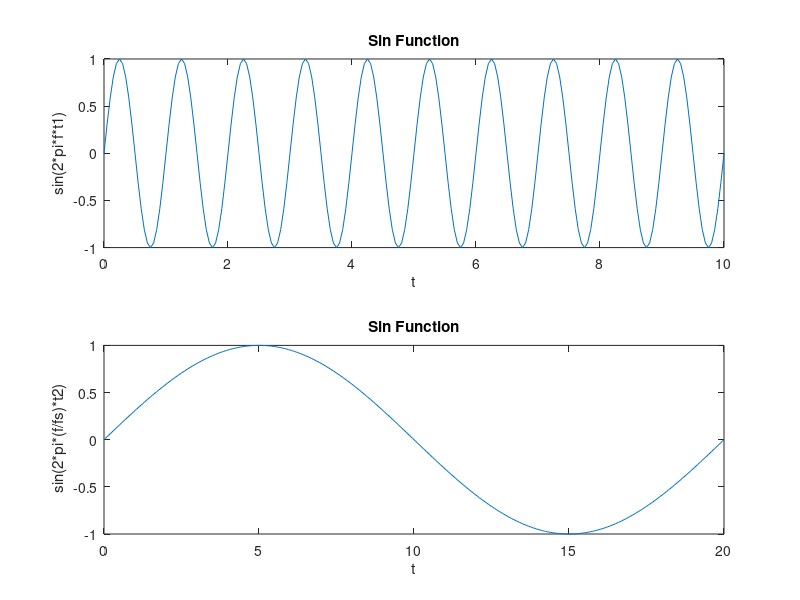

Write the MATLAB code that produced this figure. (Note: this script raises an error after producing the figure.)
%Lab2 DSP

function Lab2() %Function Defination 



 %%%%%*********************************%%%%%   
% 1
         fs = 20 ; %Sampling Frequency 
         f = 1;  %Frequency 
         t1 = [0:1/fs:10];  
         y1 = sin(2*pi*f*t1); 
         figure(1)
         subplot(2,1,1); plot(t1,y1); %Plotting 
         title('Sin Function')  
         xlabel('t')
         ylabel(' sin(2*pi*f*t1) ')
    
         
         t2 = [0:1/fs:20];
         y2 = sin(2*pi*(f/fs)*t2);
         subplot(2,1,2) ;  plot(t2,y2);  %Plotting  
         title('Sin Function')  
         xlabel('t')
         ylabel(' sin(2*pi*(f/fs)*t2)')
        
%%%%%*********************************%%%%% 


%%% 1 Causality 
%%%%%*********************************%%%%% 
   %%% 1.1  
   
       x = step(4,20); % plotting Signal with Step of 4 to 20 
        for k= 1:19
            
            y(k) = x(k)/2+ (x(k+1))/2;
            %Signal is non causal because output depends on x(k) and x(k+1)
        end
         
        %Non Causal System
        subplot(3,1,2); stem(y)
        title('Non Causal System')  
        xlabel('x(k) ')
        ylabel(' y(k) ')
  
    %%% 1.2 
    
        %Making signal causal by shifting it to past.
        for k= 2:20
            y(k) = x(k)/2+ (x(k-1))/2;
        end
        
        subplot(3,1,3); stem(y)% Causal System
        title('Causal System')  
        xlabel('x(k) ')
        ylabel(' y(k) ')
        
%%%%%*********************************%%%%%    


 % 2 Stability  
%%%%%*********************************%%%%% 
        %%% 2.1
        y5 = x; %x is a step
        for i = 2:1:20
            y5(i) = y5(i-1)+x(i); % Accumulating past results with current results
        end
        figure(3)        
        subplot(2,1,1); stem(y5) % 
        title('Accumulation')  
        xlabel('x(k) ')
        ylabel('y(k)')
        
%%Comments :
%Unstable system because it keep adding previous values till our range and The signal keep increasing with increment of 1.
        
        
        %%% 2.2
         d = Dirac(4,20); %d is a step function
         y6 = d;
         for i = 2:1:20
            y6(i) = y6(i-1)+d(i);  
        end
    
        subplot(2,1,2); stem(y6)  % Plotting system with input as dirac 
        title('Stable System')  
        xlabel('d(k) ')
        ylabel('y(k)')
      
%%Comments :
%As we are using a dirac function so it is 1 on that specific index 
%but it is zero at previous and at the next index which make it
%constant for all range of values.
         
        %%%2.3
         d = Dirac(4,20);
         y7 = d;
         for i = 2:1:20
            y7(i) = d(i)+ 2*(y7(i-1));
         end
       
        figure(4)
        subplot(2,1,1); stem(y7)  % Plotting system with input as dirac 
        title('Unstable System')  
        xlabel('d(k) ')
        ylabel('y(k)')
         %%Comments :Exponentially increasing
        
         
        %%%2.4
         d = Dirac(4,20);
         y8 = d;
         for i = 2:1:20
            y8(i) = d(i)+ (y8(i-1)/3);
        end
        subplot(2,1,2); stem(y8)  % Plotting system with input as dirac 
        title('Stable System')  
        xlabel('d(k) ')
        ylabel('y(k)')
        
        %%Comments : Exponential decaying so stable sytem.
        
        
%3 : Invariance and linearity  
%%%%%*********************************%%%%%    
        %%3.1
        
        xa=[0 0 0 0 1 2 3 4 5 0 0 0 0 0 0 0 0 0 0];
        xb=[0 0 0 0 0 0 0 0 0 4 3 2 1 0 0 0 0 0 0];
        ya(1)=0;
        yb(1)=0;


        for i=2:1:19-1
             ya(i)=3*xa(i-1)-2*xa(i)+xa(i+1);
        end
        
        figure(5);
        subplot(2,1,1); stem(ya)  % Plotting system with input Xa 
        title('System Xa')  
        xlabel('x(a) ')
        ylabel('y(a)')

         %%% 3.2 
        for i=2:1:19-1
            yb(i)=3*xb(i-1)-2*xb(i)+xb(i+1);
        end
        subplot(2,1,2); stem(yb)  % Plotting system with input Xb 
        title('System Xa')  
        xlabel('x(b) ')
        ylabel('y(b)')

        %%% 3.3 
        h=[1,-2,3];
        x=xa+xb; %Adding two signals and then convolving
        y1=conv(x,h);
        figure(7)
        stem(y1);
        title('Convolution of two signal')  
        xlabel('X = conv(xa) + conv(xb) ')
        ylabel('y)')

        %%% 3.4 
        y2=conv(xa,h)+conv(xb,h);  %Convolving first and then adding 
        figure(8)
        stem(y1);
        title('Convolution of two signal')  
        xlabel('X = conv(xa + xb) ')
        ylabel('y)')
        
        %Comments :
        %%System is linear and invariant

       
        
%%%%%*********************************%%%%%           
         
end
%%%%%*********************************%%%%% 